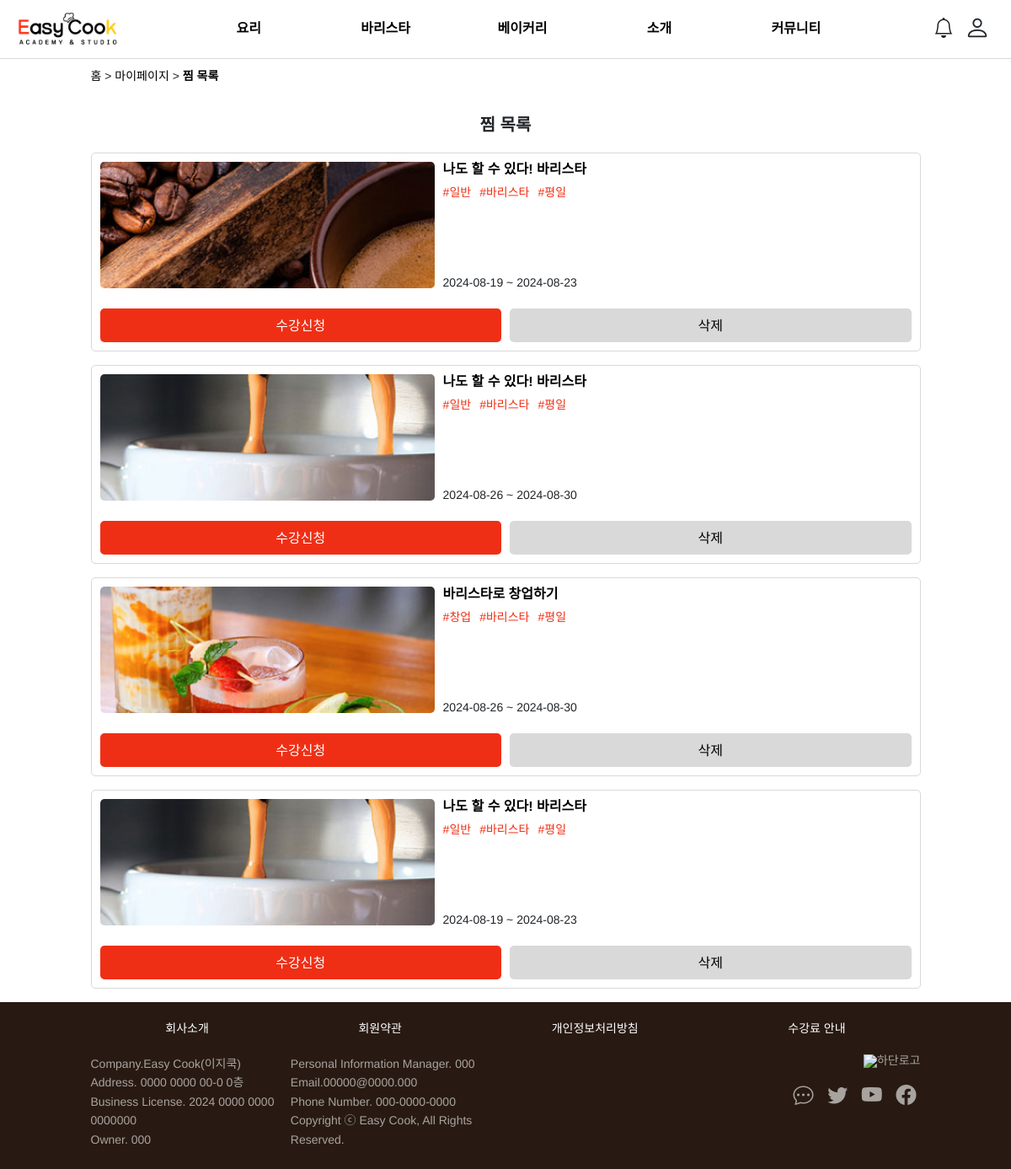
Screenshot of /03_구현/cart.php (signed in) with the database file from the repository.
### tables this page shows
CREATE TABLE `academy_list` (
  `class_no` int NOT NULL,
  `name` varchar(255) NOT NULL DEFAULT '',
  `code` varchar(255) NOT NULL DEFAULT '',
  `category1` varchar(255) NOT NULL DEFAULT '',
  `category2` varchar(255) NOT NULL DEFAULT '',
  `category3` varchar(255) NOT NULL DEFAULT '',
  `teacher_code` varchar(255) NOT NULL DEFAULT '',
  `teacher` varchar(255) NOT NULL DEFAULT '',
  `place` varchar(255) NOT NULL DEFAULT '',
  `phone` int NOT NULL,
  `grade` varchar(255) NOT NULL DEFAULT '',
  `member_num` int NOT NULL,
  `nth` int NOT NULL,
  `start_date` date NOT NULL,
  `end_date` date NOT NULL,
  `start_time` time NOT NULL,
  `end_time` time NOT NULL,
  `class_status` varchar(10) NOT NULL DEFAULT '',
  `thumnail_img` varchar(255) NOT NULL DEFAULT '',
  `img` varchar(255) NOT NULL DEFAULT '',
  `detail` varchar(255) NOT NULL DEFAULT '',
  `datetime` datetime NOT NULL DEFAULT CURRENT_TIMESTAMP
);

### 03_구현/cart.php (the view, shortened to what this page needs)
<?php
  include('./php/include/dbconn.php');
  if (isset($_SESSION['id'])){
    $id = $_SESSION['id'];
    $sql_my = "SELECT class_no FROM cart WHERE id='$id'";
    $result_my = mysqli_query($conn, $sql_my);
    $class_no = array();
    while ($row_my = mysqli_fetch_array($result_my)) {
      $class_no[] = $row_my['class_no'];
    }
    $class_list = [];
    if (!empty($class_no)) {
        $class_no_str = implode(',', array_map('intval', $class_no));
        $class_sql = "SELECT * FROM academy_list WHERE class_no IN ($class_no_str)";
        $class_result = mysqli_query($conn, $class_sql);
        while ($row = mysqli_fetch_assoc($class_result)) {
            $class_list[] = $row;
        }
    }
  } else {
    $class_list = [];
  }
?>
<!DOCTYPE html>
<html lang="ko">
<head>
  <?php include('./php/include/head.php'); ?>
</head>
<body>
  <?php include('./php/include/header.php');?>
  <main>
    <section>
      <p class="bread_c">
        <a href="./index.php" title="홈">홈</a> &#62;
        <a href="./mypage.php" title="마이페이지">마이페이지</a> &#62;
        <b><a href="./cart.php" title="찜 목록">찜 목록</a></b>
      </p>
      <h2>찜 목록</h2>
      <ul class="card-list">
        <?php if (isset($_SESSION['id'])): ?>
          <?php if (empty($class_list)): ?>
            <li>찜 한 강의가 없습니다.</li>
          <?php else: ?>
            <?php foreach ($class_list as $row): ?>
              <li id="class-<?= $row['class_no']; ?>">
                <div onclick="location.href='./detail.php?class_no=<?= $row['class_no']; ?>'" style="cursor:pointer;">
                  <a href="./detail.php?class_no=<?= $row['class_no']; ?>" title="상세페이지로 이동">
                    <img src="./uploads/class_main/<?php echo $row['thumnail_img']; ?>" alt="강의 썸네일 사진">
                  </a>
                  <div>
                    <h2>
                      <a href="./detail.php?class_no=<?= $row['class_no']; ?>" title="상세페이지로 이동">
                        <?php echo $row['name']; ?>
                      </a>
                    </h2>
                    <p>
                      <span>#<?php echo $row['category2']; ?></span>
                      <span>#<?php echo $row['category1']; ?></span>
                      <span>#<?php echo $row['category3']; ?></span>
                    </p>
                    <div>
                      <span><?php echo $row['start_date']; ?> ~ <?php echo $row['end_date']; ?></span>
                    </div>
                  </div>
                </div>
                <div>
                  <div class="btn-box-s mt-4">
                    <button class="btn-s order_btn" data-class-no="<?= $row['class_no']; ?>">수강신청</button>
                    <button class="btn-s" onclick="removeCart('<?= $row['class_no']; ?>')">삭제</button>
                  </div>
                </div>
              </li>
            <?php endforeach; ?>
          <?php endif; ?>
          <?php else: ?>
            <li>로그인이 필요한 서비스입니다.</li>
        <?php endif; ?>
      </ul>
    </section>
  </main>
  <?php include('./php/include/footer.php');?>
</body>
</html>

### 03_구현/php/include/head.php (shortened to what this page needs)
<link href="https://cdn.jsdelivr.net/npm/bootstrap@5.3.3/dist/css/bootstrap.min.css" rel="stylesheet">
<link rel="stylesheet" href="https://cdn.jsdelivr.net/npm/bootstrap-icons@1.11.3/font/bootstrap-icons.min.css">
<link rel="stylesheet" href="https://cdn.jsdelivr.net/npm/swiper@11.1.5/swiper-bundle.min.css" />
<link rel="stylesheet" href="./css/reset.css">
<link rel="stylesheet" href="./css/base.css">
<link rel="stylesheet" href="./css/common.css">

### 03_구현/php/include/header.php (shortened to what this page needs)
<head>
</head>
<header>
  <div class="h_border"></div>
  <div class="h_box">
    <div>
      <h1>
        <a href="./index.php" title="메인페이지로 이동">
          <img src="./images/common/logo.png" alt="로고">
        </a>
      </h1>
      <nav class="gnb_box">
        <ul class="gnb">
          <li>
            <a href="./academy.php?category1=기능사" title="요리">요리</a>
          </li>
          <li>
            <a href="./academy.php?category1=바리스타" title="바리스타">바리스타</a>
          </li>
          <li>
            <a href="./academy.php?category1=베이커리" title="베이커리">베이커리</a>
          </li>
          <li>
            <a href="./intro.php?cata=소개&tab=소개" title="소개">소개</a>
          </li>
          <li>
            <a href="./community.php?comu=커뮤니티&tab=후기" title="커뮤니티">커뮤니티</a>
          </li>
        </ul>
      </nav>
      <ul>
        <li id="alram">
          <div title="알림">
            <i class="bi bi-bell"></i>
          </div>
        </li>
        <li id="my">
          <i class="bi bi-person"></i>
        </li>
      </ul>
    </div>
  </div>
</header>

### 03_구현/php/include/footer.php (shortened to what this page needs)
<footer>
  <div class="container">
    <div class="row">
      <div class="col-12 link mt-4">
        <a href="./intro.php?cata=소개&tab=소개" title="회사소개">회사소개</a>
        <a href="./promise.php" title="회원약관">회원약관</a>
        <a href="./promise.php" title="개인정보처리방침">개인정보처리방침</a>
        <a href="#" title="수강료 안내">수강료 안내</a>
      </div>
      <div class="col-12 col-md-6 mt-4 mb-4 d-flex" style="line-height: 160%;">
        <div>
          <p>Company.Easy Cook(이지쿡)</p>
          <p>
            Address. 0000 0000 00-0 0층<br>
            Business License. 2024 0000 0000 0000000<br>
            Owner. 000
          </p>
        </div>
        <div>
          <p>
            Personal Information Manager. 000<br>
            Email.00000@0000.000<br>
            Phone Number. 000-0000-0000
          </p>
          <p>Copyright ⓒ Easy Cook, All Rights Reserved.</p>
        </div>
      </div>
      <div class="col-12 col-md-6 logo-box">
        <div class="logo-img">
          <img src="./images/common/logo_w.png" alt="하단로고" class="footer-logo">
        </div>
        <div class="social-icons mb-4">
          <a href="#"><i class="bi bi-chat-dots"></i></a>
          <a href="#"><i class="bi bi-twitter"></i></a>
          <a href="#"><i class="bi bi-youtube"></i></a>
          <a href="#"><i class="bi bi-facebook"></i></a>
        </div>
      </div>
    </div>
  </div>
</footer>

### 03_구현/css/base.css (style rules this page uses)
:root { --fs-xsmall: 0.75rem; --fs-small: 0.875rem; --fs-medium: 1rem; --fs-medium-large: 1.125rem; --fs-large: 1.25rem; --fs-xlarge: 1.5rem; --fw-thin: 100; --fw-light: 400; --fw-normal: 500; --fw-semi-bold: 600; --fw-bold: 700; --red: #EF2F15; --yellow: #FFCC18; --green: #26A450; --darkbrown: #281A12; --gray: #D9D9D9; --light-gray: #EFEFEF; --white: #ffffff; --black: #000000; --p_20: 20px; --m_50: 50px; }

### 03_구현/css/common.css (style rules this page uses)
a { text-decoration: none; color: #000000; }
li { list-style: none; }
body { font-family: "Pretendard", Arial, Helvetica, sans-serif; text-rendering: geometricPrecision; margin-bottom: 60px; }
@media (min-width: 1025px) { body { margin-bottom: 0px; } }
main { margin-top: 70px; }
html { font-size: 16px; }
.button, .btn-box-l .btn-l, .btn-box-s .btn-s { width: 100%; height: 40px; text-align: center; line-height: 40px; border: none; border-radius: 5px; }
.button:nth-child(1), .btn-box-l .btn-l:nth-child(1), .btn-box-s .btn-s:nth-child(1) { background: #EF2F15; color: #ffffff; }
.button:nth-child(2), .btn-box-l .btn-l:nth-child(2), .btn-box-s .btn-s:nth-child(2) { background: #D9D9D9; color: #000000; }
.btn-box-s { width: 100%; display: flex; gap: 10px; }
.btn-box-s .btn-s { width: 50%; }
.card-list { width: 100%; }
.card-list li { border: 1px solid #D9D9D9; border-radius: 5px; margin-bottom: 16px; padding: 10px; }
.card-list li > div:first-of-type { display: flex; justify-content: space-between; }
.card-list li > div:first-of-type > a { display: block; width: 50%; max-width: 400px; max-height: 150px; min-height: 100px; }
.card-list li > div:first-of-type img { width: 100%; height: 100%; -o-object-fit: cover; object-fit: cover; border-radius: 5px; }
.card-list li > div:first-of-type > div { width: 70%; position: relative; display: flex; flex-direction: column; margin-left: 10px; }
.card-list li > div:first-of-type > div h2 { margin: 0; font-size: 1rem; font-weight: 700; }
.card-list li > div:first-of-type > div > p { display: flex; gap: 10px; margin-top: 10px; flex-wrap: wrap; }
.card-list li > div:first-of-type > div > p span { font-size: 0.875rem; font-weight: 400; color: #EF2F15; white-space: nowrap; }
.card-list li > div:first-of-type > div > div { margin-top: auto; display: flex; gap: 10px; }
.card-list li > div:first-of-type > div > div > span { font-size: 0.875rem; font-weight: 400; }
.bread_c { font-size: 0.875rem; font-weight: 400; padding-top: 13px; }

### 03_구현/cart.php (style rules this page uses)
section { padding: 0 20px; max-width: 1025px; margin: 0 auto; }
section > h2 { font-size: var(--fs-large); font-weight: var(--fw-bold); padding: 40px 0 20px 0; text-align: center; }
main { height: 100%; min-height: 100vh; }

### 03_구현/php/include/footer.php (style rules this page uses)
footer { background: var(--darkbrown); color: rgba(255,255,255,0.6); font-size: var(--fs-small); font-weight: var(--fw-thin); }
footer .container { padding: 0 var(--p_20); max-width: 1025px; }
footer .link { display: flex; justify-content: space-around; }
footer .link a { color: var(--white); font-weight: var(--fw-light); text-align: center; }
.logo-box { display: flex; justify-content: space-between; margin-top: 0; }
.footer-logo { width: 150px; height: 50px; }
.social-icons { height: 50px; font-size: var(--fs-xlarge); margin-top: 0; text-align: right; }
.social-icons a { color: rgba(255,255,255,0.6); margin: 0 5px; }
@media (min-width: 768px) { .logo-box { margin-top: 1.5rem; flex-wrap:wrap; flex-direction: column; justify-content:right; } }
@media (min-width: 768px) { .logo-img { text-align: right; } }
@media (min-width: 768px) { .social-icons { margin-top: 20px; } }

### 03_구현/php/include/bottom.php (style rules this page uses)
.bi-person::before { transform: scale(1.1); }

### rows the page displays
academy_list: thumnail_img (picture), name "나도 할 수 있다! 바리스타", category2 "일반", category1 "바리스타", category3 "평일", start_date "2024-08-19", end_date "2024-08-23"
academy_list: thumnail_img (picture), name "나도 할 수 있다! 바리스타", category2 "일반", category1 "바리스타", category3 "평일", start_date "2024-08-26", end_date "2024-08-30"
academy_list: thumnail_img (picture), name "바리스타로 창업하기", category2 "창업", category1 "바리스타", category3 "평일", start_date "2024-08-26", end_date "2024-08-30"
academy_list: thumnail_img (picture), name "나도 할 수 있다! 바리스타", category2 "일반", category1 "바리스타", category3 "평일", start_date "2024-08-19", end_date "2024-08-23"
